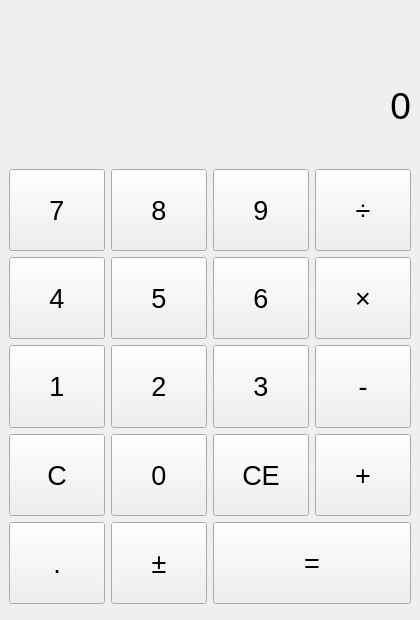
<?xml version="1.0" encoding="UTF-8"?>
<ui version="4.0">
 <class>MainWindow</class>
 <widget class="QMainWindow" name="MainWindow">
  <property name="geometry">
   <rect>
    <x>0</x>
    <y>0</y>
    <width>420</width>
    <height>620</height>
   </rect>
  </property>
  <property name="minimumSize">
   <size>
    <width>420</width>
    <height>620</height>
   </size>
  </property>
  <property name="windowTitle">
   <string>Калькулятор</string>
  </property>
  <widget class="QWidget" name="centralwidget">
   <layout class="QVBoxLayout" name="verticalLayout">
    <item>
     <layout class="QGridLayout" name="gridLayout">
      <item row="3" column="2">
       <widget class="QPushButton" name="btn6">
        <property name="sizePolicy">
         <sizepolicy hsizetype="MinimumExpanding" vsizetype="Preferred">
          <horstretch>0</horstretch>
          <verstretch>10</verstretch>
         </sizepolicy>
        </property>
        <property name="font">
         <font>
          <pointsize>20</pointsize>
         </font>
        </property>
        <property name="text">
         <string>6</string>
        </property>
       </widget>
      </item>
      <item row="3" column="3">
       <widget class="QPushButton" name="btnMultiplying">
        <property name="sizePolicy">
         <sizepolicy hsizetype="MinimumExpanding" vsizetype="Preferred">
          <horstretch>0</horstretch>
          <verstretch>10</verstretch>
         </sizepolicy>
        </property>
        <property name="font">
         <font>
          <pointsize>20</pointsize>
         </font>
        </property>
        <property name="text">
         <string>×</string>
        </property>
       </widget>
      </item>
      <item row="3" column="0">
       <widget class="QPushButton" name="btn4">
        <property name="sizePolicy">
         <sizepolicy hsizetype="MinimumExpanding" vsizetype="Preferred">
          <horstretch>0</horstretch>
          <verstretch>10</verstretch>
         </sizepolicy>
        </property>
        <property name="font">
         <font>
          <pointsize>20</pointsize>
         </font>
        </property>
        <property name="text">
         <string>4</string>
        </property>
       </widget>
      </item>
      <item row="4" column="2">
       <widget class="QPushButton" name="btn3">
        <property name="sizePolicy">
         <sizepolicy hsizetype="MinimumExpanding" vsizetype="Preferred">
          <horstretch>0</horstretch>
          <verstretch>10</verstretch>
         </sizepolicy>
        </property>
        <property name="font">
         <font>
          <pointsize>20</pointsize>
         </font>
        </property>
        <property name="text">
         <string>3</string>
        </property>
       </widget>
      </item>
      <item row="4" column="0">
       <widget class="QPushButton" name="btn1">
        <property name="sizePolicy">
         <sizepolicy hsizetype="MinimumExpanding" vsizetype="Preferred">
          <horstretch>0</horstretch>
          <verstretch>10</verstretch>
         </sizepolicy>
        </property>
        <property name="font">
         <font>
          <pointsize>20</pointsize>
         </font>
        </property>
        <property name="text">
         <string>1</string>
        </property>
       </widget>
      </item>
      <item row="2" column="1">
       <widget class="QPushButton" name="btn8">
        <property name="sizePolicy">
         <sizepolicy hsizetype="MinimumExpanding" vsizetype="Preferred">
          <horstretch>0</horstretch>
          <verstretch>10</verstretch>
         </sizepolicy>
        </property>
        <property name="font">
         <font>
          <pointsize>20</pointsize>
         </font>
        </property>
        <property name="styleSheet">
         <string notr="true"/>
        </property>
        <property name="text">
         <string>8</string>
        </property>
       </widget>
      </item>
      <item row="2" column="3">
       <widget class="QPushButton" name="btnDivision">
        <property name="sizePolicy">
         <sizepolicy hsizetype="MinimumExpanding" vsizetype="Preferred">
          <horstretch>0</horstretch>
          <verstretch>10</verstretch>
         </sizepolicy>
        </property>
        <property name="font">
         <font>
          <pointsize>20</pointsize>
         </font>
        </property>
        <property name="text">
         <string>÷</string>
        </property>
       </widget>
      </item>
      <item row="2" column="2">
       <widget class="QPushButton" name="btn9">
        <property name="sizePolicy">
         <sizepolicy hsizetype="MinimumExpanding" vsizetype="Preferred">
          <horstretch>0</horstretch>
          <verstretch>10</verstretch>
         </sizepolicy>
        </property>
        <property name="font">
         <font>
          <pointsize>20</pointsize>
         </font>
        </property>
        <property name="text">
         <string>9</string>
        </property>
       </widget>
      </item>
      <item row="5" column="2">
       <widget class="QPushButton" name="btnClearEntry">
        <property name="sizePolicy">
         <sizepolicy hsizetype="MinimumExpanding" vsizetype="Preferred">
          <horstretch>0</horstretch>
          <verstretch>10</verstretch>
         </sizepolicy>
        </property>
        <property name="font">
         <font>
          <pointsize>20</pointsize>
         </font>
        </property>
        <property name="text">
         <string>CE</string>
        </property>
       </widget>
      </item>
      <item row="4" column="3">
       <widget class="QPushButton" name="btnSubtraction">
        <property name="sizePolicy">
         <sizepolicy hsizetype="MinimumExpanding" vsizetype="Preferred">
          <horstretch>0</horstretch>
          <verstretch>10</verstretch>
         </sizepolicy>
        </property>
        <property name="font">
         <font>
          <pointsize>20</pointsize>
         </font>
        </property>
        <property name="text">
         <string>-</string>
        </property>
       </widget>
      </item>
      <item row="3" column="1">
       <widget class="QPushButton" name="btn5">
        <property name="sizePolicy">
         <sizepolicy hsizetype="MinimumExpanding" vsizetype="Preferred">
          <horstretch>0</horstretch>
          <verstretch>10</verstretch>
         </sizepolicy>
        </property>
        <property name="font">
         <font>
          <pointsize>20</pointsize>
         </font>
        </property>
        <property name="text">
         <string>5</string>
        </property>
       </widget>
      </item>
      <item row="5" column="1">
       <widget class="QPushButton" name="btn0">
        <property name="sizePolicy">
         <sizepolicy hsizetype="MinimumExpanding" vsizetype="Preferred">
          <horstretch>0</horstretch>
          <verstretch>10</verstretch>
         </sizepolicy>
        </property>
        <property name="font">
         <font>
          <pointsize>20</pointsize>
         </font>
        </property>
        <property name="text">
         <string>0</string>
        </property>
       </widget>
      </item>
      <item row="5" column="0">
       <widget class="QPushButton" name="btnClear">
        <property name="sizePolicy">
         <sizepolicy hsizetype="MinimumExpanding" vsizetype="Preferred">
          <horstretch>0</horstretch>
          <verstretch>10</verstretch>
         </sizepolicy>
        </property>
        <property name="font">
         <font>
          <pointsize>20</pointsize>
         </font>
        </property>
        <property name="text">
         <string>C</string>
        </property>
       </widget>
      </item>
      <item row="4" column="1">
       <widget class="QPushButton" name="btn2">
        <property name="sizePolicy">
         <sizepolicy hsizetype="MinimumExpanding" vsizetype="Preferred">
          <horstretch>0</horstretch>
          <verstretch>10</verstretch>
         </sizepolicy>
        </property>
        <property name="font">
         <font>
          <pointsize>20</pointsize>
         </font>
        </property>
        <property name="text">
         <string>2</string>
        </property>
       </widget>
      </item>
      <item row="6" column="2" colspan="2">
       <widget class="QPushButton" name="btnEqual">
        <property name="sizePolicy">
         <sizepolicy hsizetype="MinimumExpanding" vsizetype="Preferred">
          <horstretch>0</horstretch>
          <verstretch>10</verstretch>
         </sizepolicy>
        </property>
        <property name="font">
         <font>
          <pointsize>20</pointsize>
         </font>
        </property>
        <property name="text">
         <string>=</string>
        </property>
       </widget>
      </item>
      <item row="6" column="0">
       <widget class="QPushButton" name="btnDot">
        <property name="sizePolicy">
         <sizepolicy hsizetype="MinimumExpanding" vsizetype="Preferred">
          <horstretch>0</horstretch>
          <verstretch>10</verstretch>
         </sizepolicy>
        </property>
        <property name="font">
         <font>
          <pointsize>20</pointsize>
         </font>
        </property>
        <property name="text">
         <string>.</string>
        </property>
       </widget>
      </item>
      <item row="6" column="1">
       <widget class="QPushButton" name="btnNegative">
        <property name="sizePolicy">
         <sizepolicy hsizetype="MinimumExpanding" vsizetype="Preferred">
          <horstretch>0</horstretch>
          <verstretch>10</verstretch>
         </sizepolicy>
        </property>
        <property name="font">
         <font>
          <pointsize>20</pointsize>
         </font>
        </property>
        <property name="text">
         <string>±</string>
        </property>
       </widget>
      </item>
      <item row="1" column="0" colspan="4">
       <widget class="QLabel" name="labelResultExpression">
        <property name="sizePolicy">
         <sizepolicy hsizetype="MinimumExpanding" vsizetype="Preferred">
          <horstretch>0</horstretch>
          <verstretch>14</verstretch>
         </sizepolicy>
        </property>
        <property name="font">
         <font>
          <pointsize>28</pointsize>
         </font>
        </property>
        <property name="styleSheet">
         <string notr="true"/>
        </property>
        <property name="text">
         <string>0</string>
        </property>
        <property name="alignment">
         <set>Qt::AlignRight|Qt::AlignTrailing|Qt::AlignVCenter</set>
        </property>
        <property name="wordWrap">
         <bool>false</bool>
        </property>
        <property name="buddy">
         <cstring></cstring>
        </property>
       </widget>
      </item>
      <item row="5" column="3">
       <widget class="QPushButton" name="btnAddition">
        <property name="sizePolicy">
         <sizepolicy hsizetype="MinimumExpanding" vsizetype="Preferred">
          <horstretch>0</horstretch>
          <verstretch>10</verstretch>
         </sizepolicy>
        </property>
        <property name="font">
         <font>
          <pointsize>20</pointsize>
         </font>
        </property>
        <property name="text">
         <string>+</string>
        </property>
       </widget>
      </item>
      <item row="2" column="0">
       <widget class="QPushButton" name="btn7">
        <property name="sizePolicy">
         <sizepolicy hsizetype="MinimumExpanding" vsizetype="Preferred">
          <horstretch>0</horstretch>
          <verstretch>10</verstretch>
         </sizepolicy>
        </property>
        <property name="font">
         <font>
          <pointsize>20</pointsize>
         </font>
        </property>
        <property name="text">
         <string>7</string>
        </property>
       </widget>
      </item>
      <item row="0" column="2" colspan="2">
       <widget class="QLabel" name="labelHistory">
        <property name="sizePolicy">
         <sizepolicy hsizetype="MinimumExpanding" vsizetype="Preferred">
          <horstretch>0</horstretch>
          <verstretch>4</verstretch>
         </sizepolicy>
        </property>
        <property name="font">
         <font>
          <pointsize>9</pointsize>
         </font>
        </property>
        <property name="text">
         <string/>
        </property>
        <property name="alignment">
         <set>Qt::AlignBottom|Qt::AlignRight|Qt::AlignTrailing</set>
        </property>
       </widget>
      </item>
     </layout>
    </item>
    <item>
     <spacer name="verticalSpacer">
      <property name="orientation">
       <enum>Qt::Vertical</enum>
      </property>
      <property name="sizeType">
       <enum>QSizePolicy::Fixed</enum>
      </property>
      <property name="sizeHint" stdset="0">
       <size>
        <width>20</width>
        <height>7</height>
       </size>
      </property>
     </spacer>
    </item>
   </layout>
  </widget>
 </widget>
 <resources/>
 <connections/>
</ui>
